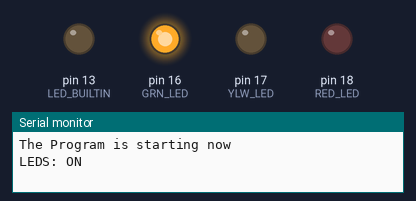
Simulated run of this program. Board: Arduino Nano, built with avr-gcc and run on an emulated ATmega328P. Shown: output pins drawn as LEDs (lit = HIGH), the last lines printed to the serial monitor.

Above: at 0.2 s.
At 2.2 s:
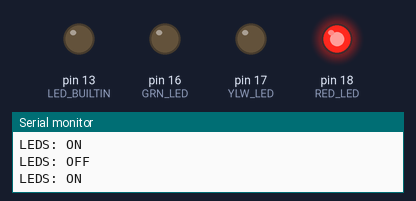
At 4.7 s:
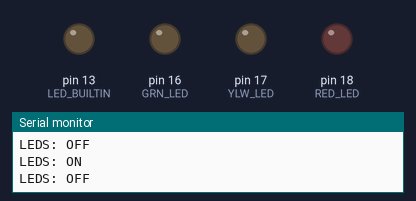
Timing chart, 0 to 5.2 s (numbered marks = the images above):
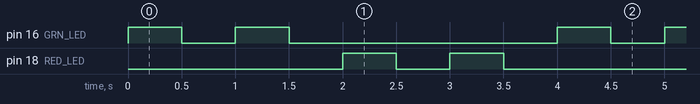

Measured:
- by itself, pin 16 (GRN_LED), pin 18 (RED_LED): repeats every 4.0 s: LOW 0.50 s, HIGH 0.50 s, LOW 2.5 s, HIGH 0.50 s
- by itself, everything shown: repeats every 4.0 s, in 8 steps

The program:

main.cpp
```cpp
#include <Arduino.h>
#include <SoftwareSerial.h>

#define GRN_LED 16
#define YLW_LED 17
#define RED_LED 18

void blinkLedTwice (int LED_PIN);

void setup ()
{
  Serial.begin(9600);
  Serial.println("The Program is starting now");
  pinMode(LED_BUILTIN, OUTPUT);
  pinMode(GRN_LED, OUTPUT);
  pinMode(YLW_LED, OUTPUT);
  pinMode(RED_LED, OUTPUT);
}

void loop ()
{
  blinkLedTwice(GRN_LED);
  blinkLedTwice(RED_LED);
}

void blinkLedTwice (int LED_PIN)
{
  Serial.println("LEDS: ON");
  digitalWrite(LED_PIN, HIGH);
  delay(500);
  Serial.println("LEDS: OFF");
  digitalWrite(LED_PIN, LOW);
  delay(500);

  Serial.println("LEDS: ON");
  digitalWrite(LED_PIN, HIGH);
  delay(500);
  Serial.println("LEDS: OFF");
  digitalWrite(LED_PIN, LOW);
  delay(500);
}
```
